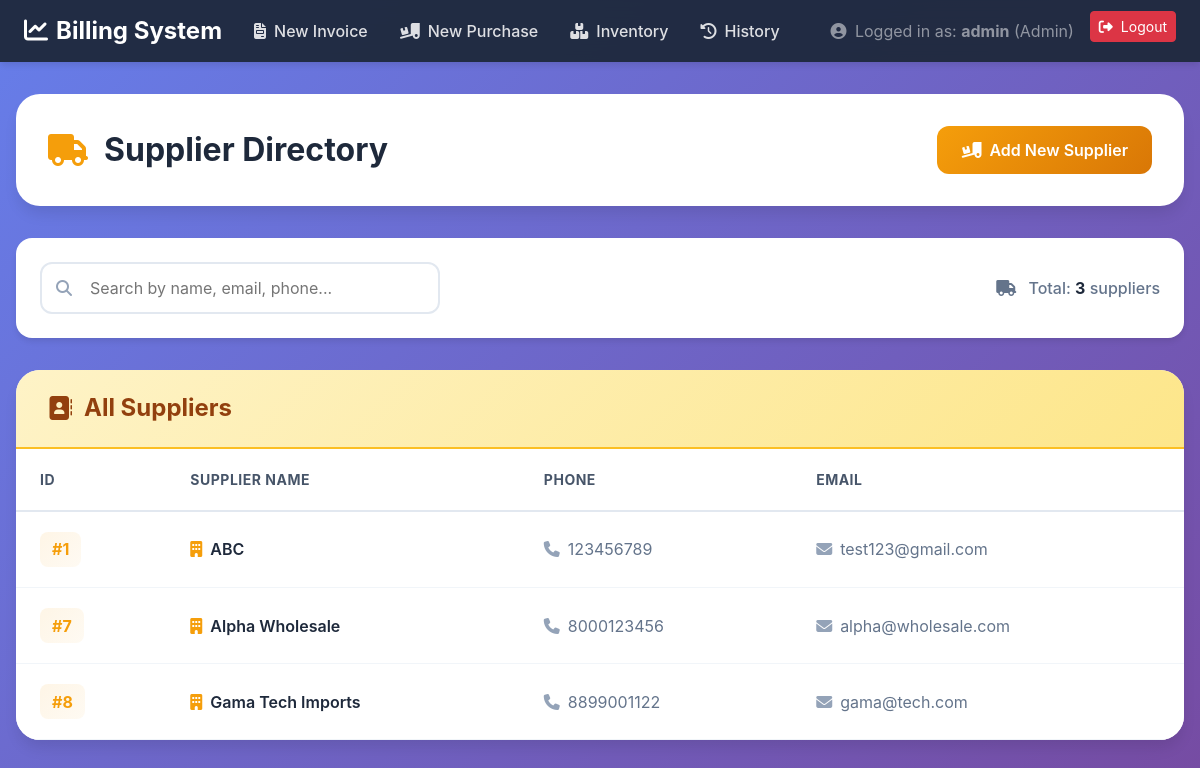
Screenshot of /view_suppliers.php (signed in) with the database file from the repository.
### tables this page shows
CREATE TABLE `supplier` (
  `Supplier_ID` int(11) NOT NULL,
  `Name` varchar(100) NOT NULL,
  `Phone` varchar(20) DEFAULT NULL,
  `Email` varchar(100) DEFAULT NULL
);

### secure_page_template.php (called while the page is built, shortened)
<?php
function check_permission(array $required_roles) {
    return in_array($_SESSION['role'], $required_roles);
}
?>

### view_suppliers.php (the view, shortened to what this page needs)
<?php
include 'secure_page_template.php';
include 'db_connect.php';
$sql = "SELECT Supplier_ID, Name, Phone, Email FROM SUPPLIER ORDER BY Name ASC";
$result = $conn->query($sql);
?>
<!DOCTYPE html>
<html lang="en">
<head>
    <link href="https://cdn.jsdelivr.net/npm/bootstrap@5.3.3/dist/css/bootstrap.min.css" rel="stylesheet">
    <link rel="stylesheet" href="https://cdnjs.cloudflare.com/ajax/libs/font-awesome/6.4.0/css/all.min.css">
</head>
<body>
    <nav class="navbar navbar-expand-lg navbar-dark">
        <div class="container-fluid px-4">
            <a class="navbar-brand" href="index.php">
                <i class="fas fa-chart-line me-2"></i>Billing System
            </a>
            <div class="collapse navbar-collapse" id="navbarNav">
                <ul class="navbar-nav me-auto">
                    <li class="nav-item">
                        <a class="nav-link" href="invoice_form.php">
                            <i class="fas fa-file-invoice me-2"></i>New Invoice
                        </a>
                    </li>
                    <?php if (check_permission([ROLE_ADMIN, ROLE_MANAGER])): ?>
                    <li class="nav-item">
                        <a class="nav-link" href="purchase_form.php">
                            <i class="fas fa-truck-loading me-2"></i>New Purchase
                        </a>
                    </li>
                    <?php endif; ?>
                    <li class="nav-item">
                        <a class="nav-link" href="view_inventory.php">
                            <i class="fas fa-boxes me-2"></i>Inventory
                        </a>
                    </li>
                    <li class="nav-item">
                        <a class="nav-link" href="invoice_history.php">
                            <i class="fas fa-history me-2"></i>History
                        </a>
                    </li>
                </ul>
                <ul class="navbar-nav ms-auto">
                    <li class="nav-item me-3 d-flex align-items-center">
                        <span class="navbar-text text-white-50">
                            <i class="fas fa-user-circle me-1"></i> Logged in as:
                            <strong><?= htmlspecialchars($_SESSION['username']) ?></strong>
                            (<?= htmlspecialchars($_SESSION['role']) ?>)
                        </span>
                    </li>
                    <li class="nav-item">
                        <a class="btn btn-sm btn-danger" href="logout.php">
                            <i class="fas fa-sign-out-alt me-2"></i>Logout
                        </a>
                    </li>
                </ul>
            </div>
        </div>
    </nav>
    <div class="container-main">
        <div class="page-header">
            <h1>
                <i class="fas fa-truck"></i>
                <span>Supplier Directory</span>
            </h1>
            <a href="supplier_form.php" class="btn btn-warning-enhanced btn-enhanced">
                <i class="fas fa-truck-loading me-2"></i>Add New Supplier
            </a>
        </div>
        <div class="action-bar">
            <div class="search-box">
                <i class="fas fa-search"></i>
                <input type="text" id="searchInput" placeholder="Search by name, email, phone..." onkeyup="searchTable()">
            </div>
            <div style="color: #64748b; font-weight: 500;">
                <i class="fas fa-truck me-2"></i>
                Total: <strong style="color: #1e293b;"><?= $result->num_rows ?></strong> suppliers
            </div>
        </div>
        <?php if ($result->num_rows > 0): ?>
            <div class="table-card">
                <div class="table-header">
                    <h2>
                        <i class="fas fa-address-book"></i>
                        <span>All Suppliers</span>
                    </h2>
                </div>
                <div class="table-responsive">
                    <table class="table table-modern" id="supplierTable">
                        <thead>
                            <tr>
                                <th>ID</th>
                                <th>Supplier Name</th>
                                <th>Phone</th>
                                <th>Email</th>
                            </tr>
                        </thead>
                        <tbody>
                            <?php while($row = $result->fetch_assoc()): ?>
                            <tr>
                                <td><span class="supplier-id">#<?= htmlspecialchars($row['Supplier_ID']) ?></span></td>
                                <td>
                                    <div class="supplier-name">
                                        <i class="fas fa-building"></i>
                                        <span><?= htmlspecialchars($row['Name']) ?></span>
                                    </div>
                                </td>
                                <td>
                                    <?php if ($row['Phone']): ?>
                                        <div class="contact-info">
                                            <i class="fas fa-phone"></i>
                                            <span><?= htmlspecialchars($row['Phone']) ?></span>
                                        </div>
                                    <?php else: ?>
                                        <span style="color: #cbd5e1;">—</span>
                                    <?php endif; ?>
                                </td>
                                <td>
                                    <?php if ($row['Email']): ?>
                                        <div class="contact-info">
                                            <i class="fas fa-envelope"></i>
                                            <span><?= htmlspecialchars($row['Email']) ?></span>
                                        </div>
                                    <?php else: ?>
                                        <span style="color: #cbd5e1;">—</span>
                                    <?php endif; ?>
                                </td>
                            </tr>
                            <?php endwhile; ?>
                        </tbody>
                    </table>
                </div>
            </div>
        <?php endif; ?>
    </div>
</body>
</html>

### view_suppliers.php (style rules this page uses)
:root { --warning: #f59e0b; --success: #10b981; }
body { background: linear-gradient(135deg, #667eea 0%, #764ba2 100%); min-height: 100vh; font-family: 'Inter', sans-serif; }
.navbar { background: rgba(30, 41, 59, 0.95) !important; backdrop-filter: blur(10px); box-shadow: 0 4px 6px -1px rgba(0, 0, 0, 0.1); }
.navbar-brand { font-weight: 700; font-size: 1.5rem; color: #fff !important; }
.nav-link { color: rgba(255, 255, 255, 0.85) !important; font-weight: 500; padding: 0.5rem 1rem !important; border-radius: 0.5rem; transition: all 0.3s ease; }
.container-main { max-width: 1200px; margin: 2rem auto; padding: 0 1rem; }
.page-header { background: white; border-radius: 1.5rem; padding: 2rem; margin-bottom: 2rem; box-shadow: 0 10px 15px -3px rgba(0, 0, 0, 0.1); display: flex; justify-content: space-between; align-items: center; flex-wrap: wrap; gap: 1rem; }
.page-header h1 { font-size: 2rem; font-weight: 700; color: #1e293b; margin: 0; display: flex; align-items: center; gap: 1rem; }
.page-header h1 i { color: var(--warning); }
.action-bar { background: white; border-radius: 1rem; padding: 1.5rem; margin-bottom: 2rem; box-shadow: 0 4px 6px -1px rgba(0, 0, 0, 0.1); display: flex; justify-content: space-between; align-items: center; flex-wrap: wrap; gap: 1rem; }
.search-box { position: relative; flex: 1; max-width: 400px; }
.search-box input { padding: 0.75rem 1rem 0.75rem 3rem; border: 2px solid #e2e8f0; border-radius: 0.75rem; width: 100%; transition: all 0.3s ease; }
.search-box i { position: absolute; left: 1rem; top: 50%; transform: translateY(-50%); color: #94a3b8; }
.btn-enhanced { padding: 0.75rem 1.5rem; border-radius: 0.75rem; font-weight: 600; transition: all 0.3s ease; border: none; }
.btn-warning-enhanced { background: linear-gradient(135deg, var(--warning), #d97706); color: white; }
.table-card { background: white; border-radius: 1.5rem; box-shadow: 0 10px 15px -3px rgba(0, 0, 0, 0.1); overflow: hidden; }
.table-header { background: linear-gradient(135deg, #fef3c7, #fde68a); padding: 1.5rem 2rem; border-bottom: 2px solid #fbbf24; }
.table-header h2 { font-size: 1.5rem; font-weight: 700; color: #92400e; margin: 0; display: flex; align-items: center; gap: 0.75rem; }
.table-modern { width: 100%; margin: 0; }
.table-modern thead th { background: white; color: #475569; font-weight: 700; font-size: 0.875rem; text-transform: uppercase; letter-spacing: 0.5px; padding: 1.25rem 1.5rem; border-bottom: 2px solid #e2e8f0; }
.table-modern tbody tr { transition: all 0.3s ease; border-bottom: 1px solid #f1f5f9; }
.table-modern tbody td { padding: 1.25rem 1.5rem; vertical-align: middle; color: #334155; }
.supplier-id { font-weight: 700; color: var(--warning); background: linear-gradient(135deg, rgba(245, 158, 11, 0.1), rgba(245, 158, 11, 0.05)); padding: 0.35rem 0.75rem; border-radius: 0.5rem; display: inline-block; }
.supplier-name { font-weight: 600; color: #1e293b; display: flex; align-items: center; gap: 0.5rem; }
.supplier-name i { color: var(--warning); }
.contact-info { display: flex; align-items: center; gap: 0.5rem; color: #64748b; }
.contact-info i { color: #94a3b8; }

### rows the page displays
supplier: Supplier_ID "1", Name "ABC", Phone "123456789", Email "test123@gmail.com"
supplier: Supplier_ID "7", Name "Alpha Wholesale", Phone "8000123456", Email "alpha@wholesale.com"
supplier: Supplier_ID "8", Name "Gama Tech Imports", Phone "8899001122", Email "gama@tech.com"

### other values shown
$_SESSION['username'] "admin"
$_SESSION['role'] "Admin"
$result->num_rows "3"
